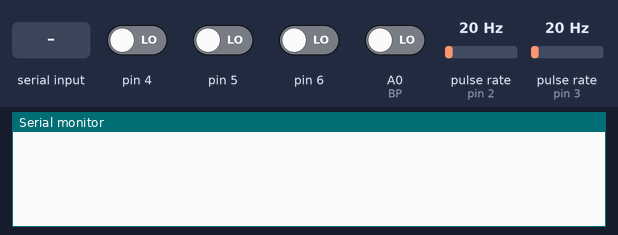
The sketch below on a simulated Arduino Uno, built with avr-gcc and run on an emulated ATmega328P. Parts: the last lines printed to the serial monitor. Wiring (inferred from the names in the program): 2 × pulse sensor: data pin 2 / data pin 3. The inputs (shaded band) are chosen by the test bench; at power-on: A0 (BP), pin 4–6 LOW, pulse rate (sensors on pin 2, pin 3) 20 Hz.

Above: at 1.2 s.
1.3 s: "1\n" received over the second serial link
At 1.42 s:
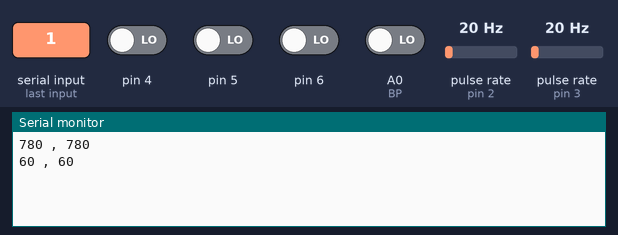
2.9 s: pulse rate (sensor on pin 2) set to 4 Hz
At 2.94 s:
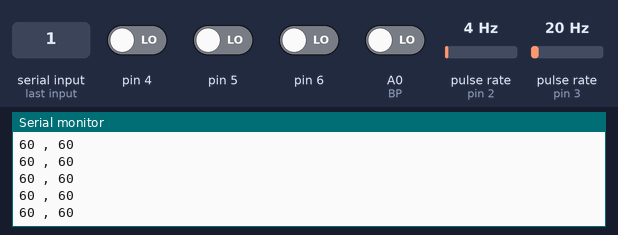
4.4 s: pulse rate (sensor on pin 3) set to 4 Hz
At 4.46 s:
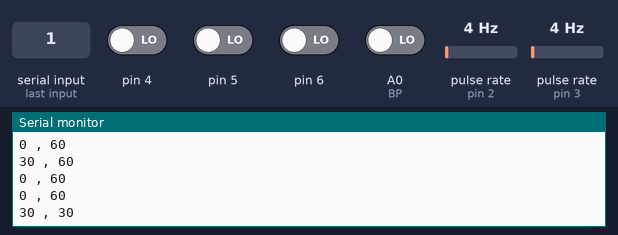
7.4 s: pulse rate (sensor on pin 2) set to 50 Hz
At 7.4 s:
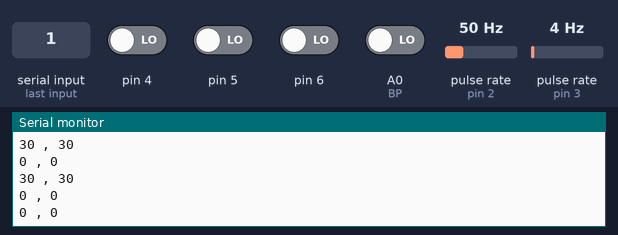
8.9 s: pulse rate (sensor on pin 3) set to 50 Hz
At 8.92 s:
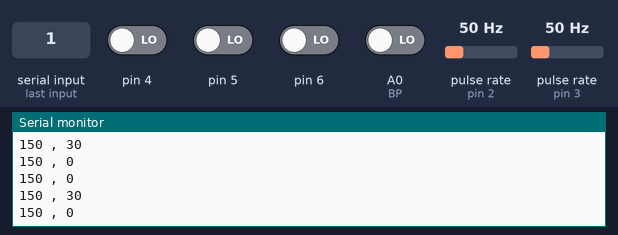
10.4 s: "moyenne\n" received over the second serial link
Timing chart, 0 to 12.9 s (numbered marks = the images above; inputs shaded):
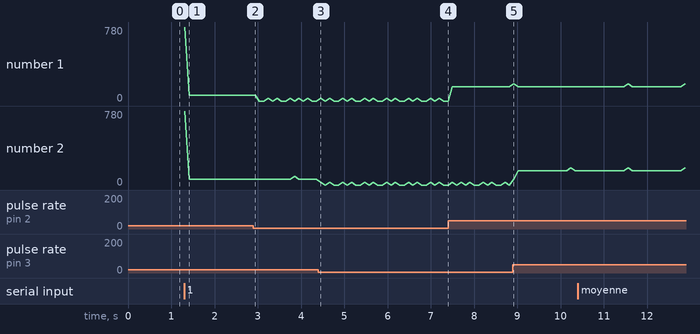

The sketch:

boucle_fermee_simple_V3_capteurs.ino
```cpp
#include "SoftwareSerial.h"
//#include "Ultrasonic.h"
SoftwareSerial mySerial(11,10); // broches TX, RX
SoftwareSerial mySerialBT(12,13); // broches TX, RX
//Ultrasonic ultrasonic(13);
//int distance;

#define BP A0
#define Enc1 2
#define Enc2 3


bool CAPG, CAPC, CAPD;

volatile int pulseCount1 = 0;
volatile int pulseCount2 = 0;
unsigned long lastTime = 0;
int rpm1=0, rpm2=0;

int m1=0,m2=0,m3=0,mAg=0,mGg=0,mDg=0,mAd=0,mGd=0,mDd=0;
bool affmoy=false;
bool actif=false;

String Cmd;

int rpm100; //à trouver si fonction proportionnel
int Kp; //à déterminer fonction de transfert ...
double Setpoint1=155, Input1, Output1, Setpoint2=155, Input2, Output2;

void setup() {
  mySerial.begin(9600);
  mySerialBT.begin(9600);
  Serial.begin(9600);
  pinMode(4, INPUT);
  pinMode(5, INPUT);
  pinMode(6, INPUT);
  pinMode(BP, INPUT);
  pinMode(Enc1, INPUT);
  pinMode(Enc2, INPUT);
  attachInterrupt(digitalPinToInterrupt(Enc1), countPulses1, RISING);
  attachInterrupt(digitalPinToInterrupt(Enc2), countPulses2, RISING);
}

void loop() {
  app();
  //  if (digitalRead(BP)==HIGH) {
  //    val=0;}
  //if (val==1){
  //    line();
  //    avancer(HIGH,HIGH,155,0);
  //    vitesse();
  //  }
  //  else {
  //    avancer(LOW, LOW, 0,0);
  //  }
}

void calculPWM() {
  Input1 = 100*rpm1/rpm100; // trouver PWM fonction de rpm
  Input2 = 100 *rpm2/rpm100;

  int erreur1=Setpoint1-Input1;
    Output1=Kp*erreur1;
  int erreur2=Setpoint2-Input2;
    Output2=Kp*erreur2;

  Output1 = constrain(Output1, 0, 255);
  Output2 = constrain(Output2, 0, 255);
}


void countPulses1() {
  pulseCount1++;
}

void countPulses2() {
  pulseCount2++;
}

void vitesse() {
  if (millis() - lastTime >= 100) {
    rpm1 = (pulseCount1 / 20.0) * 600.0;
    rpm2 = (pulseCount2 / 20.0) * 600.0;
    Serial.print(rpm1);
    Serial.print(" , ");
    Serial.println(rpm2);
    pulseCount1 = 0;
    pulseCount2 = 0;
    lastTime = millis();
    moyenne();
  }
}

void moyenne() {
  if (rpm1!=0 || rpm2!=0 || Cmd=="S") {
    if (Cmd=="A"){
    m1++;
    mAd+=rpm1;
    mAg+=rpm2;
    affmoy=false;
  }
  else if (Cmd=="G"){
    m2++;
    mGd+=rpm1;
    mGg+=rpm2;
    affmoy=false;
  }
  else if (Cmd=="D"){
    m3++;
    mDd+=rpm1;
    mDg+=rpm2;
    affmoy=false;
  }
  else if (!affmoy && (m1!=0 && m2!=0 && m3!=0)) {
    //Serial.print("vitesse moyenne en ligne droite des moteurs gauche : ");
    //Serial.print(mAg/m1);
    //Serial.print(" rpm sur ");
    //Serial.print(m1);
    //Serial.print(" valeurs, des moteurs droit : ");
    //Serial.print(mAd/m1);
    //Serial.print(" rpm sur ");
    //Serial.print(m1);
    //Serial.println(" valeurs");
    //Serial.print("vitesse moyenne en tournant gauche des moteurs gauche : ");
    //Serial.print(mGg/m2);
    //Serial.print(" rpm sur ");
    //Serial.print(m2);
    //Serial.print(" valeurs, des moteurs droit : ");
    //Serial.print(mGd/m2);
    //Serial.print(" rpm sur ");
    //Serial.print(m2);
    //Serial.println(" valeurs");
    //Serial.print("vitesse moyenne en tournant droit des moteurs gauche : ");
    //Serial.print(mDg/m3);
    //Serial.print(" rpm sur ");
    //Serial.print(m3);
    //Serial.print(" valeurs, des moteurs droit : ");
    //Serial.print(mDd/m3);
    //Serial.print(" rpm sur ");
    //Serial.print(m3);
    //Serial.println(" valeurs");

    mySerialBT.print(mAg/m1);
    mySerialBT.print(",");
    mySerialBT.print(mAd/m1);
    mySerialBT.print(",");
    mySerialBT.print(mGg/m2);
    mySerialBT.print(",");
    mySerialBT.print(mGd/m2);
    mySerialBT.print(",");
    mySerialBT.print(mDg/m3);
    mySerialBT.print(",");
    mySerialBT.println(mDd/m3);

    affmoy=true;
  }
  }
}

void line() {
  CAPG = digitalRead(4);
  CAPC = digitalRead(5);
  CAPD = digitalRead(6);

  if (CAPC) {
    Setpoint1 = 155;
    Setpoint2 = 155;
    Cmd="A";
  }
  else if (CAPG) {
    Setpoint1 = 100;
    Setpoint2 = 155;
    Cmd="G";
  }
  else if (CAPD) {
    Setpoint1 = 155;
    Setpoint2 = 100;
    Cmd="D";
  }
  else {
    //ult();
    Cmd="S";
  }

  mySerial.print(Cmd);
  mySerial.print(":");
  mySerial.print(Output1);
  mySerial.print(":");
  mySerial.println(Output2);
}


void app() {
  if (mySerialBT.available()) {
    String val = mySerialBT.readStringUntil('\n');
    val.trim();
  //  Serial.println(val);
  if (val == "1") {
      actif = true;
    }
    else if (val == "0") {
      actif = false;
      mySerial.println("S");
    }
    else if (val == "moyenne") {
      affmoy = false;
    }
  }

  if (digitalRead(BP) == HIGH) {
    actif = false;
    mySerial.println("S");
  }

  if (actif) {
    calculPWM();
    line();
    vitesse();
  }
}

//void ult() {
//long distance;
//  distance = ultrasonic.read();
//  delay(50);
//  Serial.print(distance);
//  Serial.println("cm");
//  if(distance == 7){
//    avancer(HIGH,155,155);}
//  if(distance < 5) {
//    avancer(HIGH,155,100);}
//  if(distance > 9){
//    avancer(HIGH,100,155);}}    
```

Measured:
- after the input at 1.3 s, the serial monitor: prints a new line at once (image 1)
- after the input at 4.4 s, the serial monitor: prints a new line after 0.06 s (image 3)
- plotted number 1: 60 → 0 after the input at 2.9 s, 0 → 150 after the input at 7.4 s
